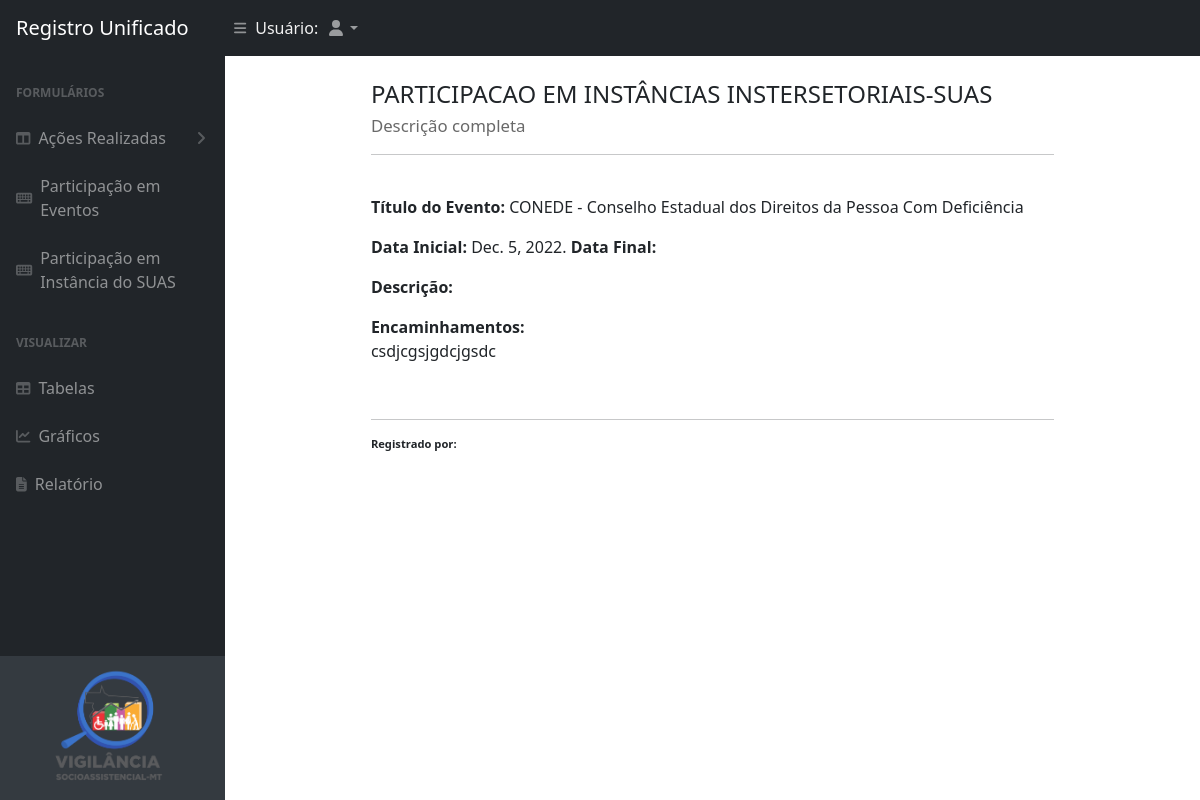
/users/list-interset/4, run on the app's committed database.
### app/models.py (models this page shows)
class TableIntersetModel(models.Model):
    user = models.ForeignKey(User, on_delete=models.CASCADE)
    espaco_participacao = models.CharField( max_length=150, choices=LISTA_ESPACO_PARTICIPACAO, default= '')
    data_inicial = models.DateField('Data Inicial')
    data_final = models.DateField('Data Final')
    descricao = models.TextField('Descrição', max_length=1000,null=False, default='')
    encaminhamentos = models.TextField('Encaminhamentos', max_length=1000,null=True, default='')

### app/views.py (the view)
# urls.py: path('list-interset/<id>', view = INTERSET.listInterset,name="listInterset"),
    def listInterset(request, id):
        interset_object_model = TableIntersetModel.objects.filter(id=id)
        return render(request, 'app/tables/tableInterset/listInterset.html',{'interset_object_model':interset_object_model})# context=context)

### templates/app/tables/tableInterset/listInterset.html (shortened to what this page needs)
{% extends 'app/index.html' %}
{% load crispy_forms_tags %}
{% load static %}
{% block content %}
<div class="container w-75 mb-3">
  <div class="row mx-auto">
    <h4 class="font-weight-bold text-left mt-4 mb-4" >PARTICIPACAO EM INSTÂNCIAS INSTERSETORIAIS-SUAS  <br>
    <span style="color: dimgrey;font-size: 70%;">Descrição completa</span>
    <br><hr>
    </h4>
    <div class="text-break ">
      {% for interset in interset_object_model %}
      <p><span style="font-weight:bold;">Título do Evento:</span> {{interset.espaco_participacao}}</p>
      <p><span style="font-weight:bold;">Data Inicial:</span> {{interset.data_inicial}}. <span style="font-weight:bold;">Data Final:</span> {{evento.data_final}}</p>
      <p><span style="font-weight:bold;">Descrição:</span><br>{{interset.descricao_evento}}</p>
      <p><span style="font-weight:bold;">Encaminhamentos:</span><br>{{interset.encaminhamentos}}</p>
      <br>
      <hr>
      <p style="font-size: 70%;"><span style="font-weight:bold;"> Registrado por:</span> {{user.first_name|title}} {{user.last_name|title}}</p>
      {% endfor %}
    </div>
  </div>
</div>
{% endblock %}

### data on the page
TableIntersetModel: espaco_participacao "CONEDE - Conselho Estadual dos Direitos da Pessoa Com Deficiência", data_inicial "Dec. 5, 2022", encaminhamentos "csdjcgsjgdcjgsdc"
